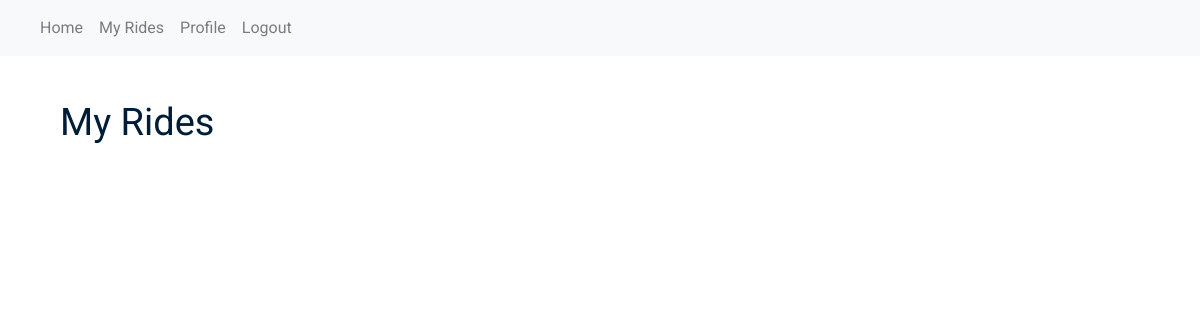
The app's page /driver/myrides (signed in), older data.
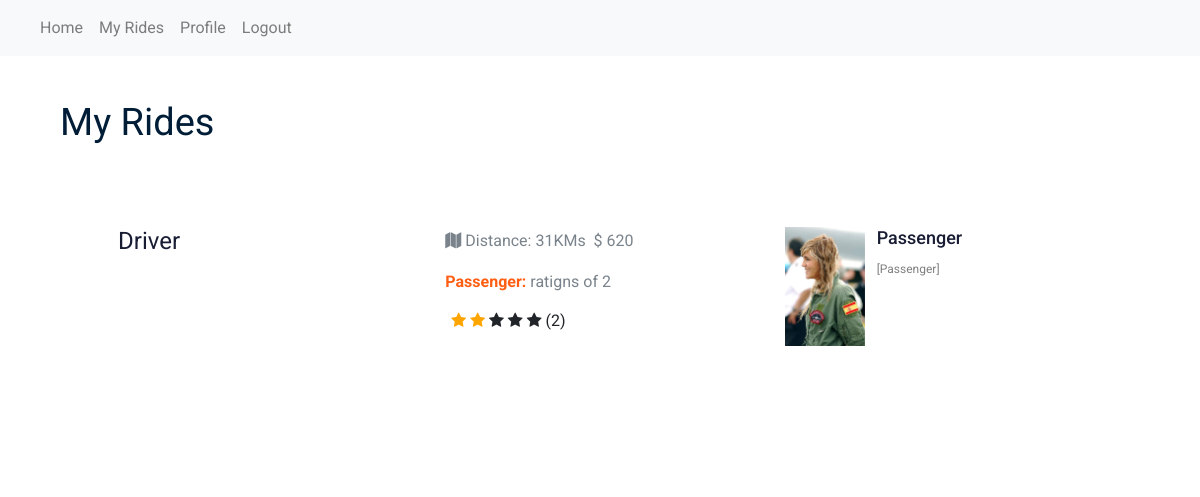
The same page, newer data.
### app/models/models.py (models this page shows, shortened)
class User(db.Model,UserMixin):
    __tablename__ = "users"
    id = db.Column(db.Integer, primary_key=True)
    name = db.Column(db.String(100), nullable=False)
    surname = db.Column(db.String(100), nullable=False)
    email = db.Column(db.String(100), unique=True, nullable=False)
    country = db.Column(db.String(100),nullable=True)
    password = db.Column(db.String(150), nullable=False)
    zipcode = db.Column(db.Integer, default=0)
    roles = db.Column(db.String(10), default="Passenger")
    profile_image = db.Column(db.String(255), nullable=True, default="0")
    member_since = db.Column(db.DateTime, nullable=False, default=datetime.utcnow)
    passengers = db.relationship('Ride', foreign_keys="[Ride.passenger_id]")
    drivers = db.relationship('Ride', foreign_keys="[Ride.driver_id]")

class Ride(db.Model):
    __tablename__ = "rides"
    id = db.Column(db.Integer, primary_key=True)
    driver_id = db.Column(db.Integer, db.ForeignKey('users.id'))
    passenger_id = db.Column(db.Integer, db.ForeignKey('users.id'))
    from_loc = db.Column(db.String(150), nullable=False)
    to_loc = db.Column(db.String(150), nullable=False)
    isStarted = db.Column(db.Integer, default=0) #0: not started, 1: started, 2: responded by other driver.
    isEnded = db.Column(db.Integer, default=0) #0: not ended, 1: ended
    isPaid = db.Column(db.Integer, default=0) #0: not paid, 1: paid
    driver_ratings = db.Column(db.Integer, nullable=True)
    distance = db.Column(db.Integer, default=0)
    passenger_review_for_driver = db.Column(
        db.String(255), nullable=True)  # will be updated when ride ends
    price = db.Column(db.Integer, nullable=False)
    isReviewedByPassenger = db.Column(db.Integer, nullable=False, default=0)
    ride_date = db.Column(db.DateTime, nullable=False, default=datetime.utcnow)

### app/driver/views.py (the view)
@driveblueprint.route("/myrides")
@login_required
def my_rides():
    isDriver()
    user = current_user
    rides =  db.engine.execute(text("SELECT * from rides left join users on users.id = rides.passenger_id where driver_id = "+str(user.id)))
    return render_template("driver_my_rides.html", rides=rides, zipcode_updated=has_zipcode_been_updated(user), user=user)

### app/driver/views.py (called while the page is built)
def isDriver():
    user = current_user
    if not user.roles == "Passenger":
        return redirect("/logout")

def has_zipcode_been_updated(user):
    if user.zipcode == 0:
        return True
    else:
        return False

### app/models/models.py (called while the page is built)
@login_manager.user_loader
def load_user(user_id):
    return User.query.get(user_id)

### app/driver/templates/driver_my_rides.html (shortened to what the changed rows need)
{% extends 'driver_masterlayout.html' %}
{% block body %}
<section class="contact-section section_padding">
    <div class="container">
        <div class="row">
            <div class="col-lg-12">
                <div class="job_listing_area" style="background-color:white;">
                    <div class="container">
                        <div class="job_lists">
                            <div class="row">
                                                            {% for ride in rides %}
                                <div class="col-lg-12 col-md-12">
                                    <div class="single_jobs white-bg d-flex justify-content-between">
                                        <div class="col-md-4">
                                            <div class="jobs_left d-flex align-items-center">
                                                <div class="">
                                                </div>
                                                <div class="jobs_conetent">
                                                    <a href=""><h4>{{user.name}}</h4></a>
                                                </div>
                                            </div>
                                        </div>
                                        <div class="col-md-4">
                                            <div class="links_locat d-flex align-items-center">
                                                <div class="location">
                                                    <p><i class="fa fa-map"></i> Distance: {{ride.distance}}KMs</p>
                                                </div>
                                                <div class="location">
                                                    <p> $ {{ride.price}}</p>
                                                </div>
                                            </div>
                                            {% if ride.isReviewedByPassenger == 1 %}
                                            <p><b>Passenger:</b> {{ride.passenger_review_for_driver}}</p>
                                            <div style="margin-left:6px;" class="reply-btn">
                                                {% for i in range(0,5) %}
                                                {% if i+1 <= ride.driver_ratings %}
                                                <span><i class="fa fa-star checked"></i></span>
                                                {% else %}
                                                <span><i class="fa fa-star"></i></span>
                                                {% endif %}
                                                {% endfor %}
                                                ({{ride.driver_ratings}})
                                            </div>
                                            {% endif %}
                                        </div>
                                        <div class="col-md-4">
                                            <div class="jobs_right">
                                                <div class=" pull-left">
                                                    {% if ride.profile_image == "0" %}
                                                    <img src="https://mdbootstrap.com/img/Photos/Others/placeholder-avatar.jpg"
                                                         class="img-responsive" style="width:80px;margin-right:12px;"
                                                         alt="">
                                                    {% else %}
                                                    <img src="{{url_for('static',filename='uploads/'+ride.profile_image)}}"
                                                         class="img-responsive" style="width:80px;margin-right:12px;"
                                                         alt="">
                                                    {% endif %}
                                                </div>
                                                <div class="jobs_conetent">
                                                    <a href="">
                                                        <h4>{{ride.name}}</h4><span
                                                            style="font-size:12px;color:gray;">[Passenger]</span></a>
                                                </div>
                                            </div>
                                        </div>
                                    </div>
                                </div>
                                {% endfor %}
                            </div>
                        </div>
                    </div>
                </div>
            </div>
        </div>
    </div>
</section>
{% endblock %}

Row changes from the older to the newer data that the page shows:
added Ride: distance "31", price "620", passenger_review_for_driver "ratigns of 2", isReviewedByPassenger 1 (drawn), driver_ratings "2", profile_image (picture), name "Passenger"
now on this page (row edited): User: name "Driver"
